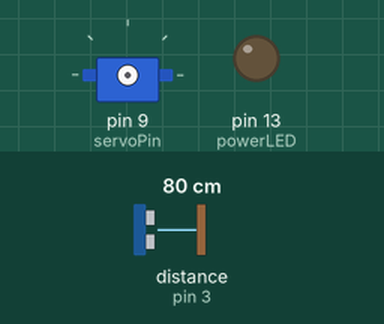
Bench run of a sketch on a simulated Arduino Uno, built with avr-gcc and run on an emulated ATmega328P. Shown: servo, output pins drawn as LEDs (lit = HIGH). Wiring (inferred from the names in the program): ultrasonic range finder: trigger pin 2; echo pin 3. Inputs (shaded band) come from the test bench; at power-on: distance to the obstacle (sensor on pin 3) 80 cm. The echo pulse lasts 58.3 µs per cm; sleep ends after the set time or at an interrupt; pins used as bus, display or sensor lines are not drawn.

Above: at 8.9 s.
9.0 s: distance to the obstacle (sensor on pin 3) set to 19 cm
17.5 s: distance to the obstacle (sensor on pin 3) set to 15 cm
At 29.1 s:
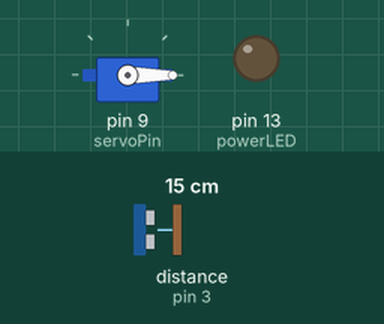
29.6 s: distance to the obstacle (sensor on pin 3) set to 4 cm
37.7 s: distance to the obstacle (sensor on pin 3) set to 2 cm
At 38.4 s:
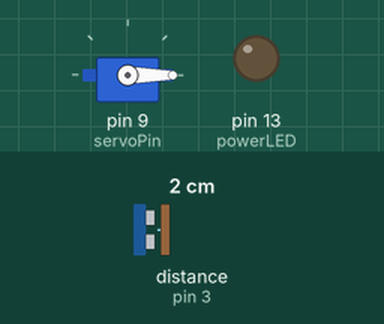
45.8 s: distance to the obstacle (sensor on pin 3) set to 9 cm
At 50.2 s:
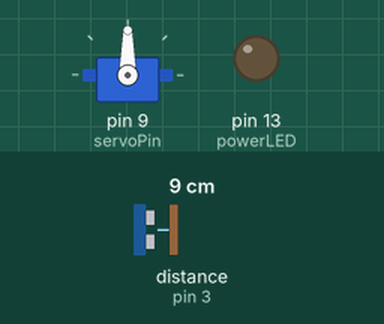
Timing chart, 0 to 58.9 s (numbered marks = the images above; inputs shaded):
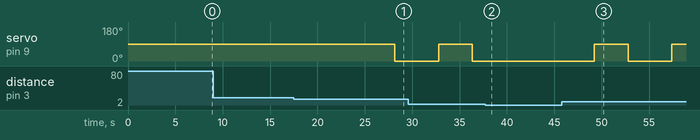

Measured:
- the behaviour switches between 17 and 16 cm on distance to the obstacle (sensor on pin 3) (found by bisection; images 0 and 1)
- after the input at 9.0 s, every drawn part: stays the same
- after the input at 17.5 s, servo on pin 9 (servoPin): 90° → 0° after 10.6 s
- after the input at 37.7 s, servo on pin 9 (servoPin): stays 0° (without the input it goes to 90° after 3.3 s)
- after the input at 45.8 s, servo on pin 9 (servoPin): 0° → 90° after 3.4 s, → 0° 3.6 s later, → 90° 4.6 s later

The sketch:

code.ino
```cpp
/*
 * Smart Dustbin - Li-ion Optimized Version
 * Safe for single 3.7V Li-ion cell
 */

#include <Servo.h>
#include <avr/sleep.h>
#include <avr/power.h>
#include <avr/wdt.h>

// Pin definitions
const int trigPin = 2;
const int echoPin = 3;
const int servoPin = 9;
const int powerLED = 13;

// Configuration
const int OPEN_ANGLE = 90;
const int CLOSE_ANGLE = 0;
const int DETECTION_DISTANCE = 15;
const unsigned long CLOSE_DELAY = 3000;

const float LOW_BATTERY_THRESHOLD = 3.3;
const float CRITICAL_BATTERY_THRESHOLD = 3.0;

Servo lidServo;

volatile unsigned long pulseStart = 0;
volatile unsigned long pulseEnd = 0;
volatile bool pulseReceived = false;
volatile bool echoTimeout = false;

bool isOpen = false;
unsigned long lastOpenTime = 0;

float batteryVoltage = 0.0;
bool lowBattery = false;

// -------------------- SETUP --------------------

void setup() {

  pinMode(trigPin, OUTPUT);
  digitalWrite(trigPin, LOW);

  pinMode(echoPin, INPUT_PULLUP);
  pinMode(powerLED, OUTPUT);
  digitalWrite(powerLED, LOW);

  attachInterrupt(digitalPinToInterrupt(echoPin), echoInterrupt, CHANGE);

  checkBattery();
  closeLid();

  setupWatchdog();
}

// -------------------- MAIN LOOP --------------------

void loop() {

  // Critical battery protection
  if (batteryVoltage < CRITICAL_BATTERY_THRESHOLD) {
    while (1) {
      enterDeepSleep();
    }
  }

  checkBattery();

  if (!lowBattery) {

    long distance = measureDistance();

    if (distance > 0 && distance <= DETECTION_DISTANCE) {

      lidServo.attach(servoPin);
      delay(50);

      openLid();
      lastOpenTime = millis();

      while (millis() - lastOpenTime < CLOSE_DELAY) {
        delay(100);
      }

      closeLid();
      detachServo();
    }
  }
  else {
    blinkLowBatteryWarning();
  }

  enterDeepSleep();
}

// -------------------- ULTRASONIC --------------------

long measureDistance() {

  pulseReceived = false;
  echoTimeout = false;

  digitalWrite(trigPin, LOW);
  delayMicroseconds(2);
  digitalWrite(trigPin, HIGH);
  delayMicroseconds(10);
  digitalWrite(trigPin, LOW);

  unsigned long startTime = micros();

  while (!pulseReceived) {
    if (micros() - startTime > 30000) {
      echoTimeout = true;
      break;
    }
  }

  if (echoTimeout || !pulseReceived) return -1;

  unsigned long duration = pulseEnd - pulseStart;
  long distance = duration * 0.0343 / 2;

  if (distance < 2 || distance > 400) return -1;

  return distance;
}

void echoInterrupt() {
  if (digitalRead(echoPin) == HIGH) {
    pulseStart = micros();
  } else {
    pulseEnd = micros();
    pulseReceived = true;
  }
}

// -------------------- SERVO --------------------

void openLid() {
  if (!isOpen) {
    lidServo.write(OPEN_ANGLE);
    delay(500);
    isOpen = true;
  }
}

void closeLid() {
  if (isOpen) {
    lidServo.write(CLOSE_ANGLE);
    delay(500);
    isOpen = false;
  }
}

void detachServo() {
  if (lidServo.attached()) {
    lidServo.detach();
    pinMode(servoPin, INPUT);
  }
}

// -------------------- BATTERY (Accurate Li-ion Reading) --------------------

long readVcc() {
  ADMUX = _BV(REFS0) | _BV(MUX3) | _BV(MUX2) | _BV(MUX1);
  delay(2);
  ADCSRA |= _BV(ADSC);
  while (bit_is_set(ADCSRA, ADSC));

  long result = ADCL;
  result |= ADCH << 8;
  result = 1125300L / result;
  return result; // mV
}

void checkBattery() {
  power_adc_enable();

  long vcc = readVcc();
  batteryVoltage = vcc / 1000.0;

  lowBattery = (batteryVoltage < LOW_BATTERY_THRESHOLD);

  power_adc_disable();
}

// -------------------- LOW BATTERY WARNING --------------------

void blinkLowBatteryWarning() {
  for (int i = 0; i < 3; i++) {
    digitalWrite(powerLED, HIGH);
    delay(100);
    digitalWrite(powerLED, LOW);
    delay(100);
  }
}

// -------------------- WATCHDOG + SLEEP --------------------

void setupWatchdog() {
  MCUSR &= ~(1 << WDRF);
  WDTCSR |= (1 << WDCE) | (1 << WDE);
  WDTCSR = (1 << WDP3) | (1 << WDP0) | (1 << WDIE); // 8s
  WDTCSR &= ~(1 << WDE);
}

void enterDeepSleep() {

  set_sleep_mode(SLEEP_MODE_PWR_DOWN);
  sleep_enable();

  ADCSRA &= ~(1 << ADEN);
  power_all_disable();

  sei();
  sleep_cpu();

  sleep_disable();
  power_all_enable();
}

ISR(WDT_vect) {
  // Wakes MCU
}
```
